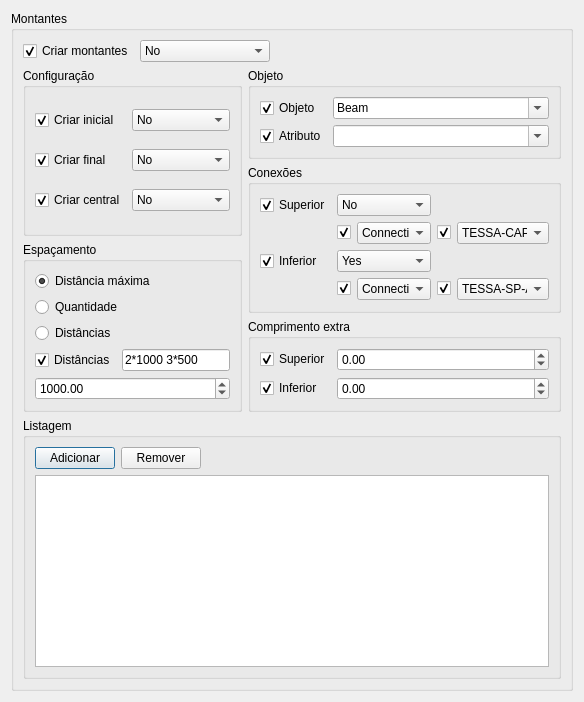
<?xml version="1.0" encoding="UTF-8"?>
<ui version="4.0">
 <class>VerticalsForm</class>
 <widget class="QDialog" name="VerticalsForm">
  <property name="geometry">
   <rect>
    <x>0</x>
    <y>0</y>
    <width>584</width>
    <height>651</height>
   </rect>
  </property>
  <property name="sizePolicy">
   <sizepolicy hsizetype="MinimumExpanding" vsizetype="MinimumExpanding">
    <horstretch>0</horstretch>
    <verstretch>0</verstretch>
   </sizepolicy>
  </property>
  <property name="windowTitle">
   <string>Beam Properties</string>
  </property>
  <layout class="QGridLayout" name="gridLayout_10">
   <item row="0" column="1">
    <spacer name="horizontalSpacer">
     <property name="orientation">
      <enum>Qt::Horizontal</enum>
     </property>
     <property name="sizeHint" stdset="0">
      <size>
       <width>0</width>
       <height>20</height>
      </size>
     </property>
    </spacer>
   </item>
   <item row="1" column="0">
    <spacer name="verticalSpacer_2">
     <property name="orientation">
      <enum>Qt::Vertical</enum>
     </property>
     <property name="sizeHint" stdset="0">
      <size>
       <width>20</width>
       <height>0</height>
      </size>
     </property>
    </spacer>
   </item>
   <item row="0" column="0">
    <widget class="QGroupBox" name="groupBox">
     <property name="title">
      <string>Montantes</string>
     </property>
     <property name="checkable">
      <bool>false</bool>
     </property>
     <property name="checked">
      <bool>false</bool>
     </property>
     <layout class="QGridLayout" name="gridLayout_2">
      <item row="0" column="0">
       <widget class="QCheckBox" name="checkBoxToggleCreateVerticals">
        <property name="text">
         <string>Criar montantes</string>
        </property>
        <property name="checked">
         <bool>true</bool>
        </property>
        <property name="objectProperty" stdset="0">
         <string>CreateVerticals</string>
        </property>
        <property name="widgetAction" stdset="0">
         <string>toggleModifyProperty</string>
        </property>
       </widget>
      </item>
      <item row="0" column="1" colspan="2">
       <widget class="QComboBox" name="comboBoxCreateVerticals">
        <property name="sizePolicy">
         <sizepolicy hsizetype="MinimumExpanding" vsizetype="Fixed">
          <horstretch>0</horstretch>
          <verstretch>0</verstretch>
         </sizepolicy>
        </property>
        <property name="currentText">
         <string>No</string>
        </property>
        <property name="currentIndex">
         <number>0</number>
        </property>
        <property name="objectProperty" stdset="0">
         <string>CreateVerticals</string>
        </property>
        <property name="widgetAction" stdset="0">
         <string/>
        </property>
        <item>
         <property name="text">
          <string>No</string>
         </property>
        </item>
        <item>
         <property name="text">
          <string>Yes</string>
         </property>
        </item>
       </widget>
      </item>
      <item row="0" column="3">
       <spacer name="horizontalSpacer_3">
        <property name="orientation">
         <enum>Qt::Horizontal</enum>
        </property>
        <property name="sizeHint" stdset="0">
         <size>
          <width>191</width>
          <height>20</height>
         </size>
        </property>
       </spacer>
      </item>
      <item row="1" column="0" rowspan="2" colspan="2">
       <widget class="QGroupBox" name="groupBox_7">
        <property name="title">
         <string>Configuração</string>
        </property>
        <layout class="QGridLayout" name="gridLayout_7">
         <item row="2" column="0">
          <widget class="QCheckBox" name="checkBoxToggleCreateCentralVertical">
           <property name="text">
            <string>Criar central</string>
           </property>
           <property name="checked">
            <bool>true</bool>
           </property>
           <property name="objectProperty" stdset="0">
            <string>CreateCentralVertical</string>
           </property>
           <property name="widgetAction" stdset="0">
            <string>toggleModifyProperty</string>
           </property>
          </widget>
         </item>
         <item row="1" column="1">
          <widget class="QComboBox" name="comboBoxCreateEndVertical">
           <property name="sizePolicy">
            <sizepolicy hsizetype="MinimumExpanding" vsizetype="Fixed">
             <horstretch>0</horstretch>
             <verstretch>0</verstretch>
            </sizepolicy>
           </property>
           <property name="currentText">
            <string>No</string>
           </property>
           <property name="currentIndex">
            <number>0</number>
           </property>
           <property name="objectProperty" stdset="0">
            <string>CreateEndVertical</string>
           </property>
           <property name="widgetAction" stdset="0">
            <string/>
           </property>
           <item>
            <property name="text">
             <string>No</string>
            </property>
           </item>
           <item>
            <property name="text">
             <string>Yes</string>
            </property>
           </item>
          </widget>
         </item>
         <item row="2" column="1">
          <widget class="QComboBox" name="comboBoxCreateCentralVertical">
           <property name="sizePolicy">
            <sizepolicy hsizetype="MinimumExpanding" vsizetype="Fixed">
             <horstretch>0</horstretch>
             <verstretch>0</verstretch>
            </sizepolicy>
           </property>
           <property name="currentText">
            <string>No</string>
           </property>
           <property name="currentIndex">
            <number>0</number>
           </property>
           <property name="objectProperty" stdset="0">
            <string>CreateCentralVertical</string>
           </property>
           <property name="widgetAction" stdset="0">
            <string/>
           </property>
           <item>
            <property name="text">
             <string>No</string>
            </property>
           </item>
           <item>
            <property name="text">
             <string>Yes</string>
            </property>
           </item>
          </widget>
         </item>
         <item row="0" column="0">
          <widget class="QCheckBox" name="checkBoxToggleCreateStartVertical">
           <property name="text">
            <string>Criar inicial</string>
           </property>
           <property name="checked">
            <bool>true</bool>
           </property>
           <property name="objectProperty" stdset="0">
            <string>CreateStartVertical</string>
           </property>
           <property name="widgetAction" stdset="0">
            <string>toggleModifyProperty</string>
           </property>
          </widget>
         </item>
         <item row="1" column="0">
          <widget class="QCheckBox" name="checkBoxToggleCreateEndVertical">
           <property name="text">
            <string>Criar final</string>
           </property>
           <property name="checked">
            <bool>true</bool>
           </property>
           <property name="objectProperty" stdset="0">
            <string>CreateEndVertical</string>
           </property>
           <property name="widgetAction" stdset="0">
            <string>toggleModifyProperty</string>
           </property>
          </widget>
         </item>
         <item row="0" column="1">
          <widget class="QComboBox" name="comboBoxCreateStartVertical">
           <property name="sizePolicy">
            <sizepolicy hsizetype="MinimumExpanding" vsizetype="Fixed">
             <horstretch>0</horstretch>
             <verstretch>0</verstretch>
            </sizepolicy>
           </property>
           <property name="currentText">
            <string>No</string>
           </property>
           <property name="currentIndex">
            <number>0</number>
           </property>
           <property name="objectProperty" stdset="0">
            <string>CreateStartVertical</string>
           </property>
           <property name="widgetAction" stdset="0">
            <string/>
           </property>
           <item>
            <property name="text">
             <string>No</string>
            </property>
           </item>
           <item>
            <property name="text">
             <string>Yes</string>
            </property>
           </item>
          </widget>
         </item>
        </layout>
       </widget>
      </item>
      <item row="1" column="2" colspan="2">
       <widget class="QGroupBox" name="groupBox_4">
        <property name="title">
         <string>Objeto</string>
        </property>
        <layout class="QGridLayout" name="gridLayout">
         <item row="0" column="0">
          <widget class="QCheckBox" name="checkBoxToggleVerticalsObjectType">
           <property name="text">
            <string>Objeto</string>
           </property>
           <property name="checked">
            <bool>true</bool>
           </property>
           <property name="objectProperty" stdset="0">
            <string>VerticalsObjectType</string>
           </property>
           <property name="widgetAction" stdset="0">
            <string>toggleModifyProperty</string>
           </property>
          </widget>
         </item>
         <item row="1" column="0">
          <widget class="QCheckBox" name="checkBoxToggleVerticalsAttribute">
           <property name="text">
            <string>Atributo</string>
           </property>
           <property name="checked">
            <bool>true</bool>
           </property>
           <property name="objectProperty" stdset="0">
            <string>VerticalsAttribute</string>
           </property>
           <property name="widgetAction" stdset="0">
            <string>toggleModifyProperty</string>
           </property>
          </widget>
         </item>
         <item row="0" column="1">
          <widget class="QComboBox" name="comboBoxVerticalsObjectType">
           <property name="sizePolicy">
            <sizepolicy hsizetype="MinimumExpanding" vsizetype="Fixed">
             <horstretch>0</horstretch>
             <verstretch>0</verstretch>
            </sizepolicy>
           </property>
           <property name="minimumSize">
            <size>
             <width>130</width>
             <height>0</height>
            </size>
           </property>
           <property name="maximumSize">
            <size>
             <width>16777215</width>
             <height>16777215</height>
            </size>
           </property>
           <property name="editable">
            <bool>true</bool>
           </property>
           <property name="sizeAdjustPolicy">
            <enum>QComboBox::AdjustToContentsOnFirstShow</enum>
           </property>
           <property name="modelColumn">
            <number>0</number>
           </property>
           <property name="objectProperty" stdset="0">
            <string>VerticalsObjectType</string>
           </property>
           <item>
            <property name="text">
             <string>Beam</string>
            </property>
           </item>
           <item>
            <property name="text">
             <string>MultiBeam</string>
            </property>
           </item>
          </widget>
         </item>
         <item row="1" column="1">
          <widget class="QComboBox" name="comboBoxVerticalsAttribute">
           <property name="sizePolicy">
            <sizepolicy hsizetype="MinimumExpanding" vsizetype="Fixed">
             <horstretch>0</horstretch>
             <verstretch>0</verstretch>
            </sizepolicy>
           </property>
           <property name="minimumSize">
            <size>
             <width>130</width>
             <height>0</height>
            </size>
           </property>
           <property name="maximumSize">
            <size>
             <width>16777215</width>
             <height>16777215</height>
            </size>
           </property>
           <property name="editable">
            <bool>true</bool>
           </property>
           <property name="sizeAdjustPolicy">
            <enum>QComboBox::AdjustToContentsOnFirstShow</enum>
           </property>
           <property name="modelColumn">
            <number>0</number>
           </property>
           <property name="objectProperty" stdset="0">
            <string>VerticalsAttribute</string>
           </property>
          </widget>
         </item>
        </layout>
       </widget>
      </item>
      <item row="2" column="2" rowspan="2" colspan="2">
       <widget class="QGroupBox" name="groupBox_3">
        <property name="title">
         <string>Conexões</string>
        </property>
        <layout class="QGridLayout" name="gridLayout_3">
         <item row="2" column="1" colspan="2">
          <widget class="QComboBox" name="comboBoxCreateVerticalBottomConnection">
           <property name="sizePolicy">
            <sizepolicy hsizetype="MinimumExpanding" vsizetype="Fixed">
             <horstretch>0</horstretch>
             <verstretch>0</verstretch>
            </sizepolicy>
           </property>
           <property name="currentText">
            <string>Yes</string>
           </property>
           <property name="currentIndex">
            <number>0</number>
           </property>
           <property name="objectProperty" stdset="0">
            <string>CreateVerticalBottomConnection</string>
           </property>
           <property name="widgetAction" stdset="0">
            <string/>
           </property>
           <item>
            <property name="text">
             <string>Yes</string>
            </property>
           </item>
           <item>
            <property name="text">
             <string>No</string>
            </property>
           </item>
          </widget>
         </item>
         <item row="1" column="4">
          <widget class="QComboBox" name="comboBoxVerticalTopConnectionName">
           <property name="sizePolicy">
            <sizepolicy hsizetype="MinimumExpanding" vsizetype="Fixed">
             <horstretch>0</horstretch>
             <verstretch>0</verstretch>
            </sizepolicy>
           </property>
           <property name="minimumSize">
            <size>
             <width>10</width>
             <height>0</height>
            </size>
           </property>
           <property name="objectProperty" stdset="0">
            <string>VerticalTopConnectionName</string>
           </property>
           <item>
            <property name="text">
             <string>TESSA-CAPA</string>
            </property>
           </item>
          </widget>
         </item>
         <item row="1" column="1">
          <widget class="QCheckBox" name="checkBoxVerticalTopConnectionType">
           <property name="text">
            <string/>
           </property>
           <property name="checked">
            <bool>true</bool>
           </property>
           <property name="objectProperty" stdset="0">
            <string>VerticalTopConnectionType</string>
           </property>
           <property name="widgetAction" stdset="0">
            <string>toggleModifyProperty</string>
           </property>
          </widget>
         </item>
         <item row="3" column="2">
          <widget class="QComboBox" name="comboBoxVerticalBottomConnectionType">
           <property name="sizePolicy">
            <sizepolicy hsizetype="MinimumExpanding" vsizetype="Fixed">
             <horstretch>0</horstretch>
             <verstretch>0</verstretch>
            </sizepolicy>
           </property>
           <property name="minimumSize">
            <size>
             <width>10</width>
             <height>0</height>
            </size>
           </property>
           <property name="currentText">
            <string>Connection</string>
           </property>
           <property name="objectProperty" stdset="0">
            <string>VerticalBottomConnectionType</string>
           </property>
           <item>
            <property name="text">
             <string>Connection</string>
            </property>
           </item>
           <item>
            <property name="text">
             <string>Detail</string>
            </property>
           </item>
          </widget>
         </item>
         <item row="2" column="0">
          <widget class="QCheckBox" name="checkBoxCreateVerticalBottomConnection">
           <property name="text">
            <string>Inferior</string>
           </property>
           <property name="checked">
            <bool>true</bool>
           </property>
           <property name="objectProperty" stdset="0">
            <string>CreateVerticalBottomConnection</string>
           </property>
           <property name="widgetAction" stdset="0">
            <string>toggleModifyProperty</string>
           </property>
          </widget>
         </item>
         <item row="1" column="3">
          <widget class="QCheckBox" name="checkBoxVerticalTopConnectionName">
           <property name="text">
            <string/>
           </property>
           <property name="checked">
            <bool>true</bool>
           </property>
           <property name="objectProperty" stdset="0">
            <string>VerticalTopConnectionName</string>
           </property>
           <property name="widgetAction" stdset="0">
            <string>toggleModifyProperty</string>
           </property>
          </widget>
         </item>
         <item row="0" column="1" colspan="2">
          <widget class="QComboBox" name="comboBoxCreateVerticalTopConnection">
           <property name="sizePolicy">
            <sizepolicy hsizetype="MinimumExpanding" vsizetype="Fixed">
             <horstretch>0</horstretch>
             <verstretch>0</verstretch>
            </sizepolicy>
           </property>
           <property name="currentText">
            <string>No</string>
           </property>
           <property name="currentIndex">
            <number>0</number>
           </property>
           <property name="objectProperty" stdset="0">
            <string>CreateVerticalTopConnection</string>
           </property>
           <property name="widgetAction" stdset="0">
            <string/>
           </property>
           <item>
            <property name="text">
             <string>No</string>
            </property>
           </item>
           <item>
            <property name="text">
             <string>Yes</string>
            </property>
           </item>
          </widget>
         </item>
         <item row="3" column="3">
          <widget class="QCheckBox" name="checkBoxVerticalBottomConnectionName">
           <property name="text">
            <string/>
           </property>
           <property name="checked">
            <bool>true</bool>
           </property>
           <property name="objectProperty" stdset="0">
            <string>VerticalBottomConnectionName</string>
           </property>
           <property name="widgetAction" stdset="0">
            <string>toggleModifyProperty</string>
           </property>
          </widget>
         </item>
         <item row="3" column="1">
          <widget class="QCheckBox" name="checkBoxVerticalBottomConnectionType">
           <property name="text">
            <string/>
           </property>
           <property name="checked">
            <bool>true</bool>
           </property>
           <property name="objectProperty" stdset="0">
            <string>VerticalBottomConnectionType</string>
           </property>
           <property name="widgetAction" stdset="0">
            <string>toggleModifyProperty</string>
           </property>
          </widget>
         </item>
         <item row="3" column="4">
          <widget class="QComboBox" name="comboBoxVerticalBottomConnectionName">
           <property name="sizePolicy">
            <sizepolicy hsizetype="MinimumExpanding" vsizetype="Fixed">
             <horstretch>0</horstretch>
             <verstretch>0</verstretch>
            </sizepolicy>
           </property>
           <property name="minimumSize">
            <size>
             <width>10</width>
             <height>0</height>
            </size>
           </property>
           <property name="objectProperty" stdset="0">
            <string>VerticalBottomConnectionName</string>
           </property>
           <item>
            <property name="text">
             <string>TESSA-SP-AR</string>
            </property>
           </item>
           <item>
            <property name="text">
             <string>TESSA-SP-A</string>
            </property>
           </item>
          </widget>
         </item>
         <item row="0" column="0">
          <widget class="QCheckBox" name="checkBoxToggleCreateVerticalTopConnection">
           <property name="text">
            <string>Superior</string>
           </property>
           <property name="checked">
            <bool>true</bool>
           </property>
           <property name="objectProperty" stdset="0">
            <string>CreateVerticalTopConnection</string>
           </property>
           <property name="widgetAction" stdset="0">
            <string>toggleModifyProperty</string>
           </property>
          </widget>
         </item>
         <item row="1" column="2">
          <widget class="QComboBox" name="comboBoxVerticalTopConnectionType">
           <property name="sizePolicy">
            <sizepolicy hsizetype="MinimumExpanding" vsizetype="Fixed">
             <horstretch>0</horstretch>
             <verstretch>0</verstretch>
            </sizepolicy>
           </property>
           <property name="minimumSize">
            <size>
             <width>10</width>
             <height>0</height>
            </size>
           </property>
           <property name="objectProperty" stdset="0">
            <string>VerticalTopConnectionType</string>
           </property>
           <item>
            <property name="text">
             <string>Connection</string>
            </property>
           </item>
           <item>
            <property name="text">
             <string>Detail</string>
            </property>
           </item>
          </widget>
         </item>
        </layout>
       </widget>
      </item>
      <item row="3" column="0" rowspan="2" colspan="2">
       <widget class="QGroupBox" name="groupBox_5">
        <property name="title">
         <string>Espaçamento</string>
        </property>
        <layout class="QGridLayout" name="gridLayout_4">
         <item row="0" column="0" colspan="2">
          <widget class="QRadioButton" name="radioButtonDistMax">
           <property name="sizePolicy">
            <sizepolicy hsizetype="MinimumExpanding" vsizetype="Fixed">
             <horstretch>0</horstretch>
             <verstretch>0</verstretch>
            </sizepolicy>
           </property>
           <property name="text">
            <string>Distância máxima</string>
           </property>
           <property name="checked">
            <bool>true</bool>
           </property>
          </widget>
         </item>
         <item row="1" column="0" colspan="2">
          <widget class="QRadioButton" name="radioButtonQtd">
           <property name="sizePolicy">
            <sizepolicy hsizetype="MinimumExpanding" vsizetype="Fixed">
             <horstretch>0</horstretch>
             <verstretch>0</verstretch>
            </sizepolicy>
           </property>
           <property name="text">
            <string>Quantidade</string>
           </property>
          </widget>
         </item>
         <item row="2" column="0" colspan="2">
          <widget class="QRadioButton" name="radioButtonDistList">
           <property name="text">
            <string>Distâncias</string>
           </property>
          </widget>
         </item>
         <item row="3" column="0">
          <widget class="QCheckBox" name="checkBoxToggleVerticalsDistanceList">
           <property name="text">
            <string>Distâncias</string>
           </property>
           <property name="checked">
            <bool>true</bool>
           </property>
           <property name="objectProperty" stdset="0">
            <string>VerticalsDistanceList</string>
           </property>
           <property name="widgetAction" stdset="0">
            <string>toggleModifyProperty</string>
           </property>
          </widget>
         </item>
         <item row="3" column="1">
          <widget class="QLineEdit" name="lineEditVerticalsDistanceList">
           <property name="sizePolicy">
            <sizepolicy hsizetype="MinimumExpanding" vsizetype="Fixed">
             <horstretch>0</horstretch>
             <verstretch>0</verstretch>
            </sizepolicy>
           </property>
           <property name="text">
            <string>2*1000 3*500</string>
           </property>
           <property name="objectProperty" stdset="0">
            <string>VerticalsDistanceList</string>
           </property>
           <property name="widgetAction" stdset="0">
            <string/>
           </property>
          </widget>
         </item>
         <item row="4" column="0" colspan="2">
          <widget class="QDoubleSpinBox" name="doubleSpinBoxValue">
           <property name="sizePolicy">
            <sizepolicy hsizetype="MinimumExpanding" vsizetype="Fixed">
             <horstretch>0</horstretch>
             <verstretch>0</verstretch>
            </sizepolicy>
           </property>
           <property name="minimumSize">
            <size>
             <width>20</width>
             <height>0</height>
            </size>
           </property>
           <property name="decimals">
            <number>2</number>
           </property>
           <property name="maximum">
            <double>999999999.000000000000000</double>
           </property>
           <property name="value">
            <double>1000.000000000000000</double>
           </property>
          </widget>
         </item>
        </layout>
       </widget>
      </item>
      <item row="4" column="2" colspan="2">
       <widget class="QGroupBox" name="groupBox_6">
        <property name="title">
         <string>Comprimento extra</string>
        </property>
        <layout class="QGridLayout" name="gridLayout_6">
         <item row="0" column="1">
          <widget class="QDoubleSpinBox" name="doubleSpinBoxVerticalsExtraTopLength">
           <property name="sizePolicy">
            <sizepolicy hsizetype="MinimumExpanding" vsizetype="Fixed">
             <horstretch>1</horstretch>
             <verstretch>0</verstretch>
            </sizepolicy>
           </property>
           <property name="minimumSize">
            <size>
             <width>0</width>
             <height>0</height>
            </size>
           </property>
           <property name="decimals">
            <number>2</number>
           </property>
           <property name="minimum">
            <double>-100000000000.000000000000000</double>
           </property>
           <property name="maximum">
            <double>100000000000.000000000000000</double>
           </property>
           <property name="value">
            <double>0.000000000000000</double>
           </property>
           <property name="objectProperty" stdset="0">
            <string>VerticalsExtraTopLength</string>
           </property>
           <property name="widgetAction" stdset="0">
            <string/>
           </property>
          </widget>
         </item>
         <item row="0" column="0">
          <widget class="QCheckBox" name="checkBoxToggleVerticalsExtraTopLength">
           <property name="text">
            <string>Superior</string>
           </property>
           <property name="checked">
            <bool>true</bool>
           </property>
           <property name="objectProperty" stdset="0">
            <string>VerticalsExtraTopLength</string>
           </property>
           <property name="widgetAction" stdset="0">
            <string>toggleModifyProperty</string>
           </property>
          </widget>
         </item>
         <item row="1" column="0">
          <widget class="QCheckBox" name="checkBoxToggleVerticalsExtraBottomLength">
           <property name="text">
            <string>Inferior</string>
           </property>
           <property name="checked">
            <bool>true</bool>
           </property>
           <property name="objectProperty" stdset="0">
            <string>VerticalsExtraBottomLength</string>
           </property>
           <property name="widgetAction" stdset="0">
            <string>toggleModifyProperty</string>
           </property>
          </widget>
         </item>
         <item row="1" column="1">
          <widget class="QDoubleSpinBox" name="doubleSpinBoxVerticalsExtraBottomLength">
           <property name="sizePolicy">
            <sizepolicy hsizetype="MinimumExpanding" vsizetype="Fixed">
             <horstretch>1</horstretch>
             <verstretch>0</verstretch>
            </sizepolicy>
           </property>
           <property name="decimals">
            <number>2</number>
           </property>
           <property name="minimum">
            <double>-100000000000.000000000000000</double>
           </property>
           <property name="maximum">
            <double>100000000000.000000000000000</double>
           </property>
           <property name="value">
            <double>0.000000000000000</double>
           </property>
           <property name="objectProperty" stdset="0">
            <string>VerticalsExtraBottomLength</string>
           </property>
           <property name="widgetAction" stdset="0">
            <string/>
           </property>
          </widget>
         </item>
        </layout>
       </widget>
      </item>
      <item row="5" column="0" colspan="4">
       <widget class="QGroupBox" name="groupBox_2">
        <property name="title">
         <string>Listagem</string>
        </property>
        <property name="checkable">
         <bool>false</bool>
        </property>
        <property name="checked">
         <bool>false</bool>
        </property>
        <layout class="QGridLayout" name="gridLayout_5">
         <item row="0" column="0">
          <widget class="QPushButton" name="pushButtonAddVertical">
           <property name="text">
            <string>Adicionar</string>
           </property>
          </widget>
         </item>
         <item row="0" column="1">
          <widget class="QPushButton" name="pushButtonRemoveVertical">
           <property name="text">
            <string>Remover</string>
           </property>
          </widget>
         </item>
         <item row="0" column="2">
          <spacer name="horizontalSpacer_2">
           <property name="orientation">
            <enum>Qt::Horizontal</enum>
           </property>
           <property name="sizeHint" stdset="0">
            <size>
             <width>40</width>
             <height>20</height>
            </size>
           </property>
          </spacer>
         </item>
         <item row="1" column="0" colspan="3">
          <widget class="QTableView" name="tableViewVerticals">
           <property name="sizePolicy">
            <sizepolicy hsizetype="MinimumExpanding" vsizetype="MinimumExpanding">
             <horstretch>0</horstretch>
             <verstretch>0</verstretch>
            </sizepolicy>
           </property>
          </widget>
         </item>
         <item row="2" column="0">
          <spacer name="verticalSpacer_4">
           <property name="orientation">
            <enum>Qt::Vertical</enum>
           </property>
           <property name="sizeHint" stdset="0">
            <size>
             <width>20</width>
             <height>0</height>
            </size>
           </property>
          </spacer>
         </item>
        </layout>
       </widget>
      </item>
     </layout>
    </widget>
   </item>
  </layout>
 </widget>
 <resources/>
 <connections/>
</ui>
